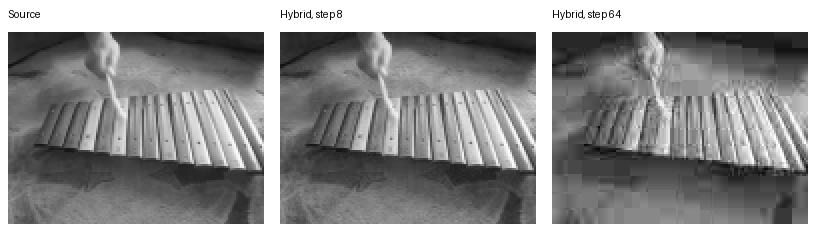

The Python source for this figure:
"""Create a nearest-neighbor detail comparison for the final report."""
from pathlib import Path

import cv2
from PIL import Image, ImageDraw
from en424.codec import Config, decode, encode
from en424.media import load
import numpy as np

source = Path(r'C:\Program Files\MATLAB\R2025b\toolbox\matlab\audiovideo\xylophone.mp4')
frames, fps = load(source, limit=48, gray=True)
height, width = frames.shape[1:]
clip = np.stack([cv2.resize(f, (128, round(128*height/width)), interpolation=cv2.INTER_AREA)
                 for f in frames[::3]])
samples = [('Source', clip[-1])]
for step in (8, 64):
    stream, local, _ = encode(clip, Config(qstep=step, fps=fps/3))
    decoded, _ = decode(stream)
    np.testing.assert_array_equal(local, decoded)
    samples.append((f'Hybrid, step {step}', decoded[-1]))
canvas = Image.new('RGB', (3*272, clip.shape[1]*2+50), 'white')
draw = ImageDraw.Draw(canvas)
for index, (label, pixels) in enumerate(samples):
    draw.text((index*272+8, 8), label, fill='black')
    tile = Image.fromarray(pixels).resize((256, 2*len(pixels)), Image.Resampling.NEAREST)
    canvas.paste(tile, (index*272+8, 32))
canvas.save(Path(__file__).with_name('detail.png'))
